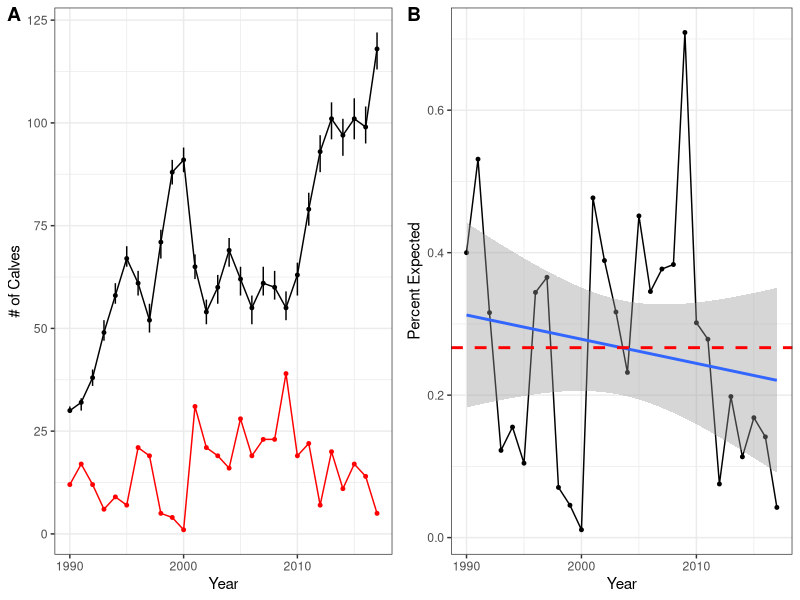

This chart was generated by the following R code:
#######################################
# ANALYSES FOR CALCULATING THE        #
# "EXPECTED" NUMBER OF CALVES         #
# BORN IN YEARS 1990-2017.            #
#-------------------------------------#
#           Tim Frasier               #
#     Last updated: April 12, 2023    #
#-------------------------------------#
# Data file "calvingEvent.csv" was    #
# obtained with permission from the   #
# North Atlantic Right Whale          #
# Consortium (https://www.narwc.org/) #
# specifically for these analyses.    #
# Similarly, data file "PaceAFW.csv"  #
# was obtained from Dr. Richard Pace  #
# specifically for these analyses.    #
# They are provided here strictly for #
# reproducibility purposes, but they  #
# should not be used for any other    #
# purposes (i.e., any other analyses).#
#######################################

#----------------------#
#  Load Libraries      #
#----------------------#
library(ggplot2)
library(cowplot)

#--------------------#
# Load the data      #
#--------------------#
females = read.table("../data/PaceAFW.csv", header = TRUE, sep = ",")
calvingEvent = read.table("../data/calvingEvent.csv", header = TRUE, sep = ",")


#-----------------------#
# Parse out Data I Want #
#-----------------------#

#--- Available Females ---#
available = females[129:156, ]

#--- # of calves by year ---#
years = 1990:2017
nYears = length(years)
nCalves = rep(NA, times = nYears)
for (i in 1:nYears) {
  counter = 0
  for (j in 1:length(calvingEvent[, 1])) {
    if (calvingEvent[j, 3] == years[i]) {
      counter = counter + 1
    }
  }
  nCalves[i] = counter
}


#----------------------------------#
#  Plot Results                    #
#----------------------------------#

#--- Make Data Tidy ---#
available$nCalves = nCalves
expected = ggplot(available) +
  theme_bw() +
  geom_point(aes(x = Year, y = Median), size = 1) +
  geom_line(aes(x = Year, y = Median)) +
  geom_segment(aes(x = Year, y = Lower95, xend = Year, yend = Upper95)) +
  geom_point(aes(x = Year, y = nCalves), size = 1, color = "red") +
  geom_line(aes(x = Year, y = nCalves), color = "red") +
  ylab("# of Calves") +
  xlab("Year")



#---------------------------------------------#
# Plot Difference Between Observed & Expected #
#---------------------------------------------#
percExp = nCalves / available$Median
meanPerc = mean(percExp)
meanPerc

#--- Make Tidy ---#
percentages = data.frame(percExp, available$Year)
colnames(percentages) = c("percExp", "Year")

percentPlot = ggplot(percentages) +
  theme_bw() +
  geom_point(aes(x = Year, y = percExp), size = 1) +
  geom_line(aes(x = Year, y = percExp)) +
  geom_smooth(aes(x = Year, y = percExp), method = "lm") +
  geom_hline(yintercept = meanPerc, color = "red", linetype = "dashed", linewidth = 1) +
  ylab("Percent Expected")

# Combine
combined = plot_grid(expected, percentPlot, labels = "AUTO")
ggsave("../plots/expected.png", combined, width = 183, height = 80, units = "mm", dpi = 300)
  
#--- Regression Values ---#
model1 = lm(percentages$percExp ~ percentages$Year)
summary(model1)
